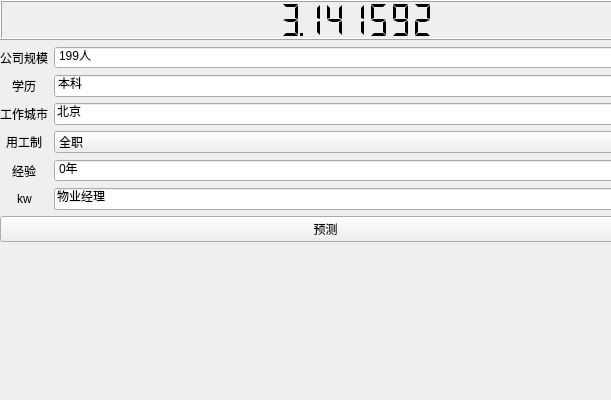
               <widget class="QWidget" name="page_3">
                <property name="geometry">
                 <rect>
                  <x>0</x>
                  <y>0</y>
                  <width>611</width>
                  <height>400</height>
                 </rect>
                </property>
                <attribute name="icon">
                 <iconset>
                  <normaloff>预测.svg</normaloff>预测.svg</iconset>
                </attribute>
                <attribute name="label">
                 <string>预测</string>
                </attribute>
                <widget class="QWidget" name="layoutWidget">
                 <property name="geometry">
                  <rect>
                   <x>0</x>
                   <y>0</y>
                   <width>651</width>
                   <height>351</height>
                  </rect>
                 </property>
                 <layout class="QVBoxLayout" name="verticalLayout_4">
                  <item>
                   <widget class="QLCDNumber" name="lcdNumber">
                    <property name="minimumSize">
                     <size>
                      <width>0</width>
                      <height>20</height>
                     </size>
                    </property>
                    <property name="maximumSize">
                     <size>
                      <width>16777215</width>
                      <height>40</height>
                     </size>
                    </property>
                    <property name="smallDecimalPoint">
                     <bool>true</bool>
                    </property>
                    <property name="digitCount">
                     <number>10</number>
                    </property>
                    <property name="segmentStyle">
                     <enum>QLCDNumber::Flat</enum>
                    </property>
                    <property name="value" stdset="0">
                     <double>3.141592000000000</double>
                    </property>
                   </widget>
                  </item>
                  <item>
                   <layout class="QFormLayout" name="formLayout">
                    <property name="sizeConstraint">
                     <enum>QLayout::SetMaximumSize</enum>
                    </property>
                    <property name="fieldGrowthPolicy">
                     <enum>QFormLayout::AllNonFixedFieldsGrow</enum>
                    </property>
                    <property name="rowWrapPolicy">
                     <enum>QFormLayout::DontWrapRows</enum>
                    </property>
                    <property name="labelAlignment">
                     <set>Qt::AlignCenter</set>
                    </property>
                    <property name="formAlignment">
                     <set>Qt::AlignHCenter|Qt::AlignTop</set>
                    </property>
                    <item row="0" column="0">
                     <widget class="QLabel" name="Label">
                      <property name="text">
                       <string>公司规模</string>
                      </property>
                     </widget>
                    </item>
                    <item row="0" column="1">
                     <widget class="QSpinBox" name="company_size_predict">
                      <property name="suffix">
                       <string>人</string>
                      </property>
                      <property name="maximum">
                       <number>99999</number>
                      </property>
                      <property name="value">
                       <number>199</number>
                      </property>
                     </widget>
                    </item>
                    <item row="1" column="0">
                     <widget class="QLabel" name="Label_2">
                      <property name="text">
                       <string>学历</string>
                      </property>
                     </widget>
                    </item>
                    <item row="1" column="1">
                     <widget class="QComboBox" name="education_predict">
                      <property name="editable">
                       <bool>true</bool>
                      </property>
                      <item>
                       <property name="text">
                        <string>本科</string>
                       </property>
                      </item>
                      <item>
                       <property name="text">
                        <string>New Item</string>
                       </property>
                      </item>
                      <item>
                       <property name="text">
                        <string>New Item</string>
                       </property>
                      </item>
                      <item>
                       <property name="text">
                        <string>New Item</string>
                       </property>
                      </item>
                      <item>
                       <property name="text">
                        <string>New Item</string>
                       </property>
                      </item>
                     </widget>
                    </item>
                    <item row="2" column="0">
                     <widget class="QLabel" name="Label_3">
                      <property name="text">
                       <string>工作城市</string>
                      </property>
                     </widget>
                    </item>
                    <item row="2" column="1">
                     <widget class="QLineEdit" name="work_city_predict">
                      <property name="inputMask">
                       <string/>
                      </property>
                      <property name="text">
                       <string>北京</string>
                      </property>
                     </widget>
                    </item>
                    <item row="3" column="0">
                     <widget class="QLabel" name="Label_4">
                      <property name="text">
                       <string>用工制</string>
                      </property>
                     </widget>
                    </item>
                    <item row="3" column="1">
                     <widget class="QComboBox" name="work_type_predict">
                      <item>
                       <property name="text">
                        <string>全职</string>
                       </property>
                      </item>
                      <item>
                       <property name="text">
                        <string>兼职</string>
                       </property>
                      </item>
                     </widget>
                    </item>
                    <item row="4" column="0">
                     <widget class="QLabel" name="Label_5">
                      <property name="text">
                       <string>经验</string>
                      </property>
                     </widget>
                    </item>
                    <item row="4" column="1">
                     <widget class="QSpinBox" name="exp_predict">
                      <property name="enabled">
                       <bool>true</bool>
                      </property>
                      <property name="suffix">
                       <string>年</string>
                      </property>
                      <property name="prefix">
                       <string/>
                      </property>
                     </widget>
                    </item>
                    <item row="5" column="0">
                     <widget class="QLabel" name="kwLabel">
                      <property name="text">
                       <string>kw</string>
                      </property>
                     </widget>
                    </item>
                    <item row="5" column="1">
                     <widget class="QLineEdit" name="kw_predict">
                      <property name="text">
                       <string>物业经理</string>
                      </property>
                     </widget>
                    </item>
                    <item row="6" column="0" colspan="2">
                     <widget class="QPushButton" name="predict">
                      <property name="text">
                       <string>预测</string>
                      </property>
                     </widget>
                    </item>
                   </layout>
                  </item>
                 </layout>
                </widget>
               </widget>
